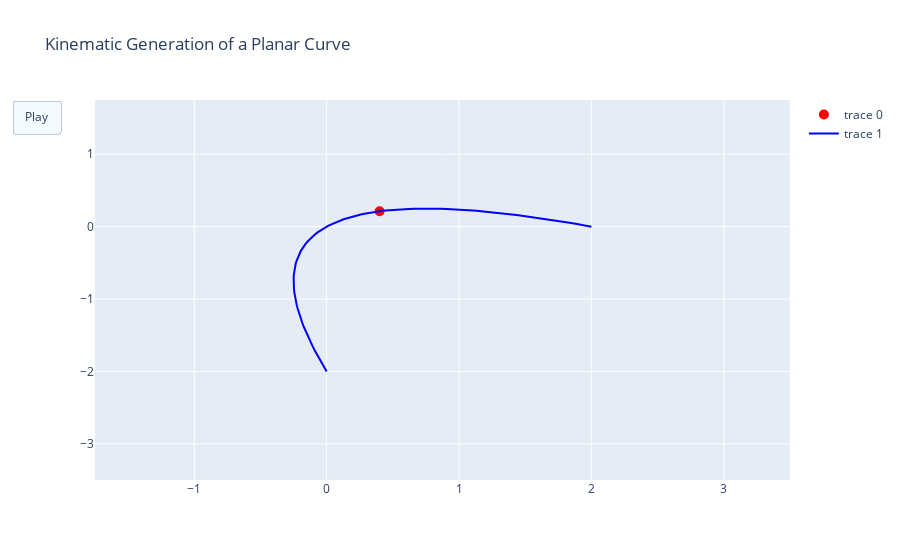

Notebook code cell kept with this figure:
### Code cell
import plotly.graph_objects as go

import numpy as np

# Generate curve data
t = np.linspace(-1, 1, 100)
x = t + t ** 2
y = t - t ** 2
xm = np.min(x) - 1.5
xM = np.max(x) + 1.5
ym = np.min(y) - 1.5
yM = np.max(y) + 1.5
N = 50
s = np.linspace(-1, 1, N)
xx = s + s ** 2
yy = s - s ** 2


# Create figure
fig = go.Figure(
    data=[go.Scatter(x=x, y=y,
                     mode="lines",
                     line=dict(width=2, color="blue")),
          go.Scatter(x=x, y=y,
                     mode="lines",
                     line=dict(width=2, color="blue"))],
    layout=go.Layout(
        xaxis=dict(range=[xm, xM], autorange=False, zeroline=False),
        yaxis=dict(range=[ym, yM], autorange=False, zeroline=False),
        title_text="Kinematic Generation of a Planar Curve", hovermode="closest",
        updatemenus=[dict(type="buttons",
                          buttons=[dict(label="Play",
                                        method="animate",
                                        args=[None])])]),
    frames=[go.Frame(
        data=[go.Scatter(
            x=[xx[k]],
            y=[yy[k]],
            mode="markers",
            marker=dict(color="red", size=10))])

        for k in range(N)]
)

fig.show()

### Figure 1 — Plotly figure (JSON) as saved in the notebook; plotly's stock layout.template omitted (floating-point values rounded to 4 significant figures)
{"data": [{"line": {"color": "blue", "width": 2}, "marker": {"color": "red", "size": 10}, "mode": "markers", "type": "scatter", "x": [0.3998], "y": [0.2124]}, {"line": {"color": "blue", "width": 2}, "mode": "lines", "type": "scatter", "x": [0, -0.01979, -0.03877, -0.05693, -0.07428, -0.09081, -0.1065, -0.1214, -0.1355, -0.1488, -0.1612, -0.1728, -0.1837, -0.1937, -0.2028, -0.2112, -0.2188, -0.2255, -0.2314, -0.2365, -0.2408, -0.2443, -0.2469, -0.2488, -0.2498, -0.25, -0.2494, -0.2479, -0.2457, -0.2426, -0.2388, -0.2341, -0.2285, -0.2222, -0.2151, -0.2071, -0.1983, -0.1888, -0.1783, -0.1671, -0.1551, -0.1422, -0.1286, -0.1141, -0.09877, -0.08264, -0.06571, -0.04795, -0.02938, -0.009999, 0.0102, 0.03122, 0.05306, 0.07571, 0.09917, 0.1235, 0.1486, 0.1745, 0.2012, 0.2288, 0.2571, 0.2863, 0.3163, 0.3471, 0.3787, 0.4112, 0.4444, 0.4785, 0.5134, 0.5491, 0.5857, 0.623, 0.6612, 0.7001, 0.7399, 0.7805, 0.822, 0.8642, 0.9073, 0.9511, 0.9958, 1.041, 1.088, 1.135, 1.183, 1.232, 1.281, 1.331, 1.383, 1.435, 1.488, 1.541, 1.596, 1.651, 1.707, 1.764, 1.822, 1.88, 1.94, 2], "y": [-2, -1.94, -1.88, -1.822, -1.764, -1.707, -1.651, -1.596, -1.541, -1.488, -1.435, -1.383, -1.331, -1.281, -1.232, -1.183, -1.135, -1.088, -1.041, -0.9958, -0.9511, -0.9073, -0.8642, -0.822, -0.7805, -0.7399, -0.7001, -0.6612, -0.623, -0.5857, -0.5491, -0.5134, -0.4785, -0.4444, -0.4112, -0.3787, -0.3471, -0.3163, -0.2863, -0.2571, -0.2288, -0.2012, -0.1745, -0.1486, -0.1235, -0.09917, -0.07571, -0.05306, -0.03122, -0.0102, 0.009999, 0.02938, 0.04795, 0.06571, 0.08264, 0.09877, 0.1141, 0.1286, 0.1422, 0.1551, 0.1671, 0.1783, 0.1888, 0.1983, 0.2071, 0.2151, 0.2222, 0.2285, 0.2341, 0.2388, 0.2426, 0.2457, 0.2479, 0.2494, 0.25, 0.2498, 0.2488, 0.2469, 0.2443, 0.2408, 0.2365, 0.2314, 0.2255, 0.2188, 0.2112, 0.2028, 0.1937, 0.1837, 0.1728, 0.1612, 0.1488, 0.1355, 0.1214, 0.1065, 0.09081, 0.07428, 0.05693, 0.03877, 0.01979, 0]}], "layout": {"autosize": true, "hovermode": "closest", "title": {"text": "Kinematic Generation of a Planar Curve"}, "updatemenus": [{"buttons": [{"args": [null], "label": "Play", "method": "animate"}], "type": "buttons"}], "xaxis": {"autorange": false, "range": [-1.75, 3.5], "type": "linear", "zeroline": false}, "yaxis": {"autorange": false, "range": [-3.5, 1.75], "type": "linear", "zeroline": false}}}
